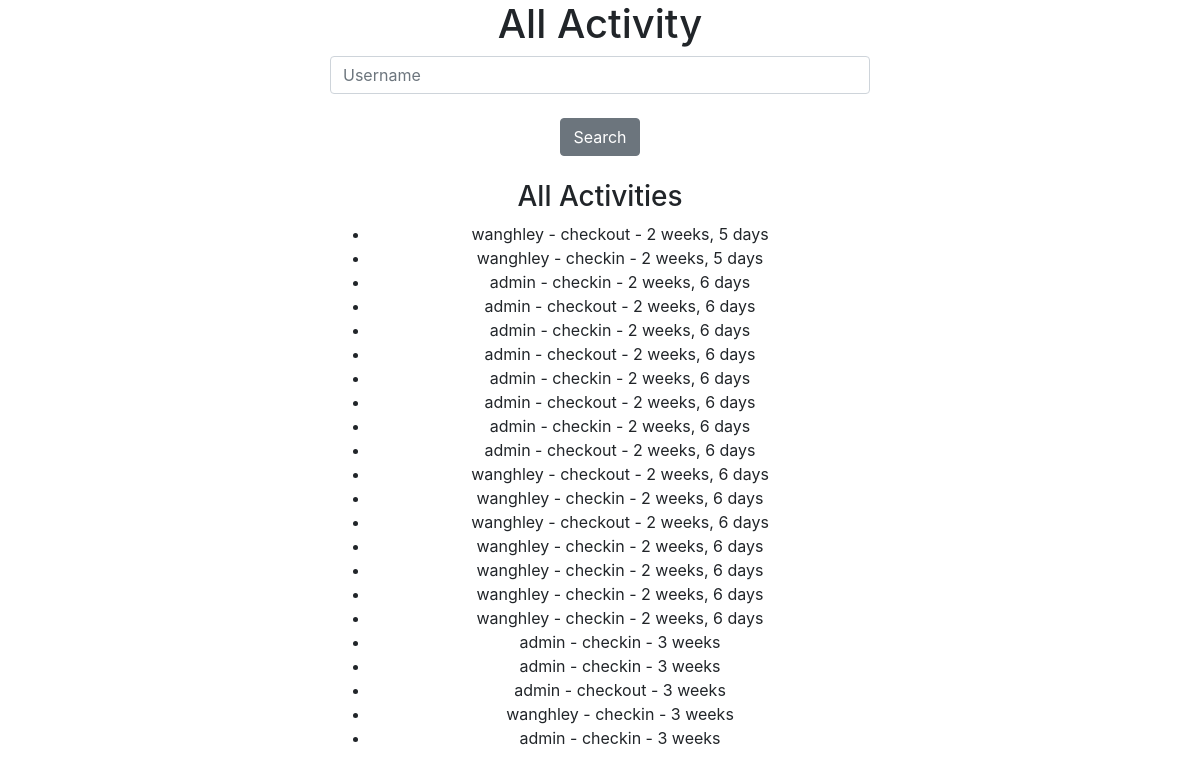
The page /users/ (signed in) on the database as committed earlier.
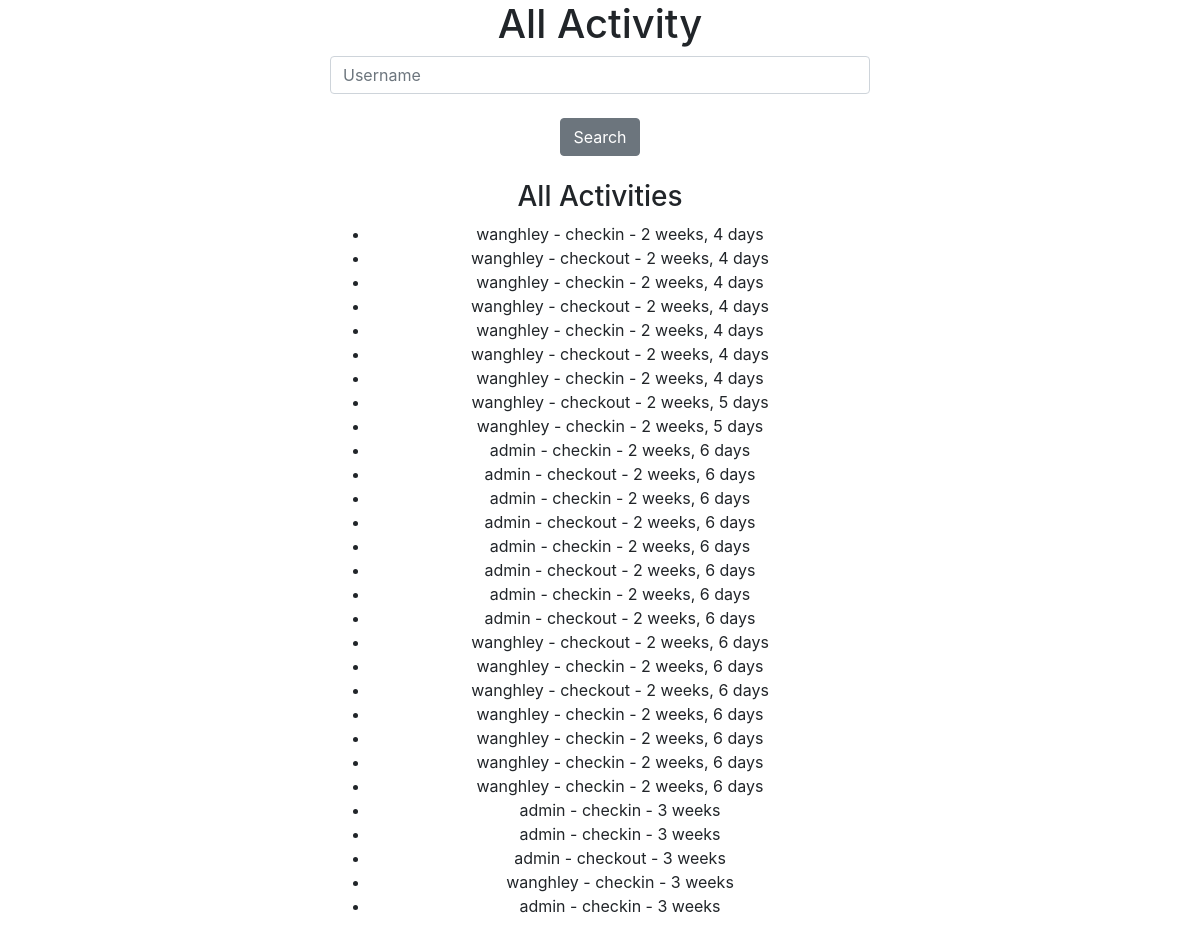
The same page on the database as committed later.
### timeclock/models.py (models this page shows, shortened)
class UserActivity(models.Model):
    user = models.ForeignKey(settings.AUTH_USER_MODEL,on_delete=models.CASCADE)
    activity = models.CharField(max_length=120, default='checkin', choices=USER_ACTIVITY_CHOICES)
    timestamp = models.DateTimeField(auto_now_add=True)
    objects = UserActivityManager()
    abc = UserActivityManager()
    class Meta:
        verbose_name = 'User Activity'
        verbose_name_plural = "User Activities"

### timeclock/views.py (the view, shortened to what this page needs)
# urls.py: url(r'^users/$', UsersActivityView.as_view()),
class UsersActivityView(View):
    @method_decorator(staff_member_required)
    def dispatch(self,*args,**kwargs):
        return super(UsersActivityView, self).dispatch(*args,**kwargs)
    def get(self, request, *args, **kwargs):
        query = request.GET.get("q")
        users = User.objects.all()
        checked_in = []
        checked_out = []
        unknown = []
        all_activity  =UserActivity.objects.all()
        for u in users:
            act = all_activity.filter(user=u).today().recent()
            if act.exists():
                current_user_obj = act.first()
                if current_user_obj.activity == 'checkin':
                    checked_in.append(current_user_obj.id)
                else:
                    checked_out.append(current_user_obj.id)
            else:
                unknown.append(u)
        queryset_checkedin = UserActivity.objects.filter(id__in=checked_in)
        queryset_checkedout = UserActivity.objects.filter(id__in=checked_out)
        all_activity = all_activity.recent()
        context = {
            "queryset_checkedin":queryset_checkedin,
            "queryset_checkedout":queryset_checkedout,
            "inactive_users": unknown,
            "all_activity": all_activity,
            "query":query,
        }
        return render(request, "timeclock/users-activity-view.html", context)

### timeclock/models.py (called while the page is built)
    def recent(self):
        return self.order_by("-timestamp")

    def today(self):
        now = timezone.now()
        today_start = timezone.make_aware(datetime.combine(now, time.min))
        today_end  = timezone.make_aware(datetime.combine(now, time.max))
        return self.filter(timestamp__gte=today_start).filter(timestamp__lte=today_end)

    def get_queryset(self, *args, **kwargs):
        return UserActivityQuerySet(self.model, using=self._db)

### timeclock/templates/timeclock/users-activity-view.html (shortened to what this page needs)
    {% extends "base.html" %}
    {% block content %}
    <h1>All Activity</h1>
    <form method="GET" action="">
        <input class="form-control" type="text" name="q" placeholder="Username" value="{{ request.GET.q }}"/>
        <br>
        <input class="btn btn-secondary"  type="submit" value="Search"/>
    </form>
    <br>
    {% if all_activity %}
        <h3>All Activities</h3>
            <ul>
                {% for obj in all_activity %}
                    <li>{{ obj.user.username }} - {{obj.activity}} - {{ obj.timestamp | timesince }} </li>
                {% endfor %}
            </ul>
    {%endif%}
    {% endblock %}

### timeclock/templates/base.html (shortened to what this page needs)
{% load static %}
<!doctype html>
<html lang="en">
  <head>
    <link href="{% static 'bootstrap/css/bootstrap.min.css' %}" rel="stylesheet">
  </head>
  <body>
    <div class="container">
      <div class="row h-100 justify-content-center text-center">
        <div class="col-sm-6 col-sm-offset-3">
          {% block content %}
          {% endblock %}
        </div>
      </div>
  </div>
  </body>
</html>

Rows that differ between the two databases and show on the page:
added UserActivity: user.username "wanghley", activity "checkin", timestamp "2 weeks, 4 days"
added UserActivity: user.username "wanghley", activity "checkout", timestamp "2 weeks, 4 days"
added UserActivity: user.username "wanghley", activity "checkin", timestamp "2 weeks, 4 days"
added UserActivity: user.username "wanghley", activity "checkout", timestamp "2 weeks, 4 days"
added UserActivity: user.username "wanghley", activity "checkin", timestamp "2 weeks, 4 days"
added UserActivity: user.username "wanghley", activity "checkout", timestamp "2 weeks, 4 days"
added UserActivity: user.username "wanghley", activity "checkin", timestamp "2 weeks, 4 days"
